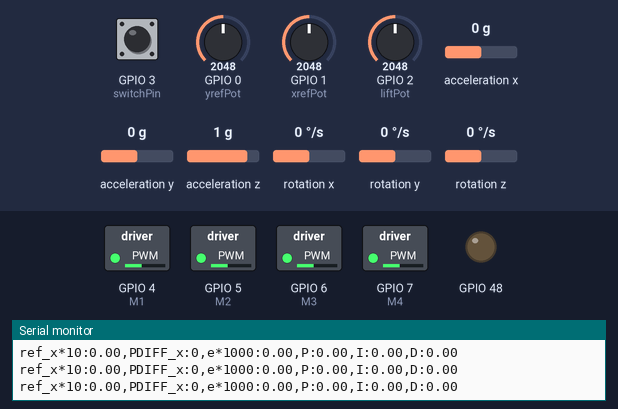
The sketch below on a simulated ESP32-S3. Parts: switched loads named in the sketch (green lamp = pin HIGH), output pins drawn as LEDs (lit = HIGH), the last lines printed to the serial monitor. The test bench sets the inputs (shaded band); at power-on: rotation x 0 °/s, rotation y 0 °/s, GPIO 1 (xrefPot) = 2048, GPIO 2 (liftPot) = 2048, GPIO 0 (yrefPot) = 2048, GPIO 3 (switchPin) LOW, acceleration x 0 g, acceleration y 0 g, acceleration z 1 g, rotation z 0 °/s.

Above: at 5.2 s.
5.3 s: rotation x set to -192 °/s
At 6.96 s:
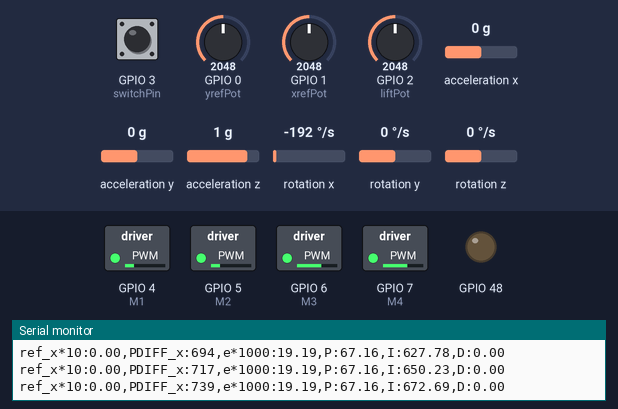
8.3 s: rotation y set to -192 °/s
At 8.48 s:
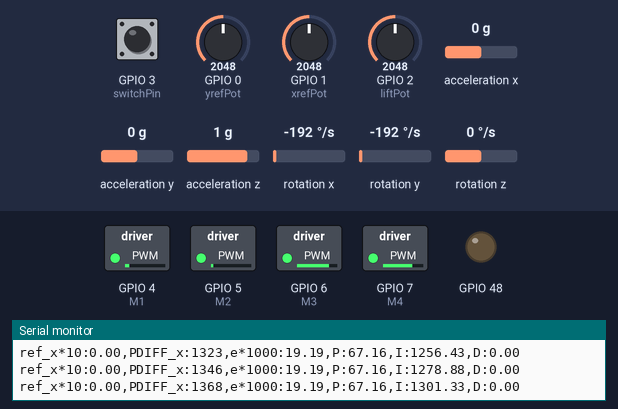
10.9 s: GPIO 1 (xrefPot) set to 3972
At 11.81 s:
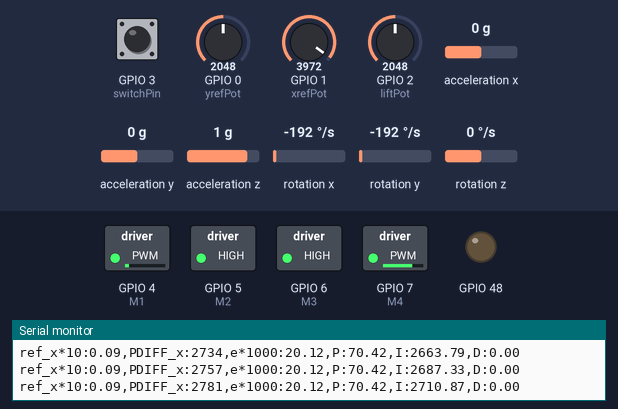
13.9 s: GPIO 2 (liftPot) set to 460
At 15.6 s:
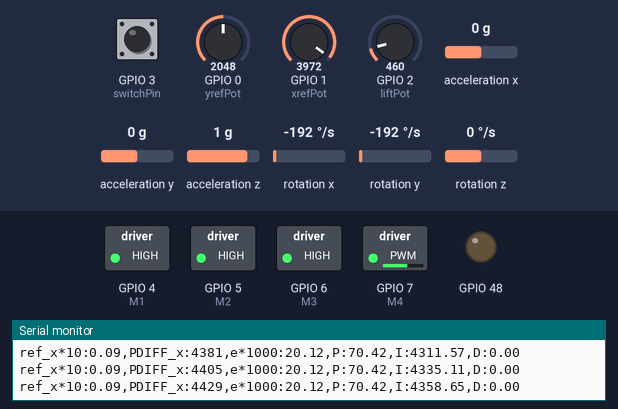
16.9 s: rotation x set to -100 °/s
19.9 s: GPIO 2 (liftPot) set to 2866
Timing chart, 0 to 25.5 s (numbered marks = the images above; inputs shaded):
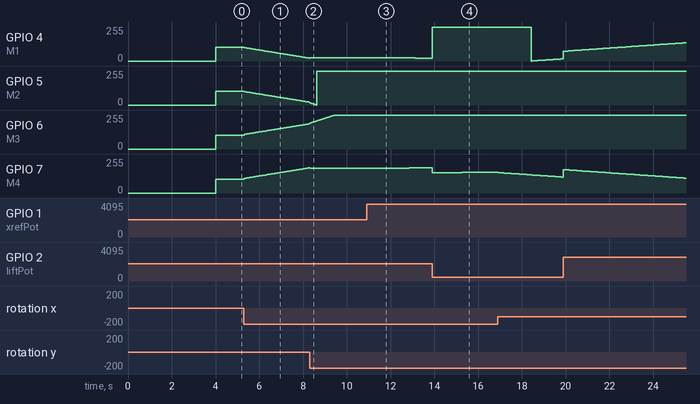

The sketch:

hovertest_dual_control_manual_esp32_funkartyp.ino
```cpp
#include "I2Cdev.h"
#include "MPU6050.h"
#include "Wire.h"
#include "math.h"

MPU6050 accelgyro;   // create MPU6050 object to read accel/gyro
int16_t ax, ay, az;  // accelerometer
int16_t gx, gy, gz;  // gyroscope

//pin definitions
const int yrefPot = 0;      //analog pin used to connect the potentiometer
const int xrefPot = 1;      // analog pin used to connect the potentiometer
const int liftPot = 2;      // analog pin used to connect the potentiometer
const int switchPin = 3;
const int M1 = 4;           //PWM output Motor 1
const int M2 = 5;           //PWM output Motor 2
const int M3 = 6;           //PWM output Motor 3
const int M4 = 7;           //PWM output Motor 4
const int SDA_pin = 8;      //Kan ändras, detta är bara default. Pin 8 används även av LED.
const int SCL_pin = 9;
//Loop time (ms)
double loopTime = 2;
//PWM settings
const int freq = 250;        // PWM frequency in Hz (50Hz for servo applications) 50hz (20000)
const int resolution = 14;  // 14-bit PWM resolution
//Pid coefficients
double Kp = 350;                 //Proportial part of pid controller
double Ki =9;                //contribution from integrating part of controller
double Kd = 0/0.001;            //Denna är så stor så att vi inte måste dividera med tiden (1ms) för varje iteration av loopen
//Pid variables
double ref_x = 0.00;              //Refrence value horizontal x axis
double y_x = 0;                   //output signal (vinkelacceleration)
double e_x = 0;                   //error
double e_x_prev = 0;
double I_x = 0;
double D_x = 0;

double ref_y = 0.00;              //Refrence value horizontal y axis
double y_y = 0;                   //output signal (vinkelacceleration)
double e_y = 0;                   //error
double e_y_prev = 0;
double I_y = 0;
double D_y = 0;
//Motor power variables (determined by 900-2400us pulses)
int pw = 0;                       //Pulse width
int P1 = 0;
int P2 = 0;
int P3 = 0;
int P4 = 0;
int PCOM = 0;
int PDIFF_x = 0;
int PDIFF_y = 0;
unsigned long last_update = 0;
unsigned long timer1 = millis();
unsigned long counter = 0;

void calibration() {
  // calibration - Needs to be flat and warmed up
  Serial.println("Current Offsets: ");
  accelgyro.PrintActiveOffsets();
  Serial.print("Calibrating accelerometer ");
  accelgyro.CalibrateAccel(6);
  Serial.print("\nCalibrating gyroscope ");
  accelgyro.CalibrateGyro(6);
  Serial.println("\nOffsets:");
  accelgyro.PrintActiveOffsets();
}

void printCool() {
  if (millis() + 500 >= timer1) {
    timer1 = millis();
    // display tab-separated accel/gyro x/y/z values
    Serial.println("a/g:\tXAccel\tYAccel\tZAccel\tXGyro\tYGyro\tZGyro");
    Serial.print("a/g:\t");
    Serial.print((double)ax / 16384, 2);
    Serial.print("\t");
    Serial.print((double)ay / 16384, 2);
    Serial.print("\t");
    Serial.print((double)az / 16384, 2);
    Serial.print("\t");
    Serial.print((double)gx / 16384, 2);
    Serial.print("\t");
    Serial.print((double)gy / 16384, 2);
    Serial.print("\t");
    Serial.println((double)gz / 16384, 2);

    // print potentiometer
    Serial.print("e = ");
    Serial.println(e_x);
    Serial.print("y = ");
    Serial.println(y_x);
    Serial.print("pw = ");
    Serial.println(pw);
  }
}

void escSetup() //Oklart om denna funktion behövs
{
  Serial.println("ESC Setup begin \n high");
  setPulseWidth(M1,2400);
  setPulseWidth(M2,2400);
  setPulseWidth(M3,2400);
  setPulseWidth(M4,2400);
  delay(10000);
  Serial.println("low");
  setPulseWidth(M1,900);
  setPulseWidth(M2,900);
  setPulseWidth(M3,900);
  setPulseWidth(M4,900);
  delay(3000);
  Serial.println("ESC setup complete");
}

void plotCool()
{
  if (millis() > timer1 + 50) {
    timer1 = millis();
    /*
    Serial.print("x_ref*100:");
    Serial.print(ref_x*100);
    Serial.print(",");
    Serial.print("y_ref*100:");
    Serial.print(ref_y*100);
    Serial.print(",");
    Serial.print("gx:");
    Serial.println(gx);*/
    Serial.print("ref_x*10:");
    Serial.print(ref_x*10);
    Serial.print(",");
    Serial.print("PDIFF_x:");
    Serial.print(PDIFF_x);
    Serial.print(",");
    Serial.print("e*1000:");
    Serial.print(e_x*100,2);
    Serial.print(",");
    Serial.print("P:");
    Serial.print(Kp*e_x,2);
    Serial.print(",");
    Serial.print("I:");
    Serial.print(I_x);
    Serial.print(",");
    Serial.print("D:");
    Serial.println(Kd*D_x);
  }
}

void setPulseWidth(int pin, int pulseWidth)
{
    int dutyCycle = (pulseWidth*16384) / (1000000/freq);  // Convert microseconds to duty cycle when resolution is 14 bit (16384) and frequency 250hz (4000us)
    ledcWrite(pin, dutyCycle); //Set PWM Duty cycle which is limited to 0-16384
}

void setup() {
  pinMode(LED_BUILTIN, OUTPUT);  // Initialize the LED_BUILTIN pin as an output
  setCpuFrequencyMhz(240);
  Wire.begin();         // join I2C bus (I2Cdev library doesn't do this automatically)
  Wire.setClock(400000);
  pinMode(switchPin, INPUT);
  Serial.begin(115200);  // initialize serial communication
  Serial.println("");
  // Configure PWM settings
  if (ledcAttach(M3, freq, resolution) && ledcAttach(M4, freq, resolution) && ledcAttach(M1, freq, resolution) && ledcAttach(M2, freq, resolution))//ledcAttach(pwmPin, freq, resolution
  {
    Serial.println("PWM setup sucsessful");
  }
  else
  {
    Serial.println("PWM setup failed");
    delay(20000);
  }
  //escSetup();

  // initialize MPU6050
  Serial.println("Initializing I2C devices...");
  accelgyro.initialize();
  //accelgyro.setDLPFMode(0x05); // BandWidth: 6=5Hz, 5=10Hz, 4=20Hz, ..., 0=256Hz
  accelgyro.setFullScaleGyroRange(0x03);

  // verify connection MPU6050
  Serial.print("Testing device connections... ");
  Serial.println(accelgyro.testConnection() ? "MPU6050 connection successful!" : "MPU6050 connection failed...");
  delay(1000);
  calibration();   // calibration MPU6050 - Needs to be flat and warmed up
  delay(3000);
}

void loop() {
  if(last_update + loopTime <= millis()) //Vi uppdaterar varannan ms
  {
    //Serial.println(millis()); //Med denna kan man kolla hur lång tid en cykel tar
    last_update = millis(); //Egentligen tar en cykel typ 1500us.
    accelgyro.getMotion6(&ax, &ay, &az, &gx, &gy, &gz);   // read raw accel/gyro measurements from device
    PCOM = map(analogRead(liftPot), 0, 4095.0, 900, 2400);
    PCOM = min(max(PCOM, 900), 2200); // Limit maximum lift power for safety

    if(digitalRead(switchPin)) //Force refrence to 0
    {
      ref_y = 0.00;
      ref_x = 0.00;
    }

    else //Refrence set with potentiometers
    {
      ref_x = map(analogRead(xrefPot), 0, 4095.0, -100, 100)/10000.0; //Map funktionen klarar inte decimaltal så vi delar med 10e3 för -1 till 1 range
      ref_y = map(analogRead(yrefPot), 0, 4095.0, -100, 100)/10000.0;
    }

   plotCool();

    //PID
    y_x = (double)gx/16384; //0 to 1 where 1 is 1000degrees/s
    /*if(abs(y_x)<0.01) //Ta bort jätte små y för att förhindra drift
    {
      y_x = 0;
    }*/
    e_x = ref_x - y_x;
    I_x = I_x + Ki*(e_x+e_x_prev)/2;
    D_x = (e_x-e_x_prev);
    e_x_prev = e_x;
    PDIFF_x = Kp * e_x + I_x + Kd*D_x;

    y_y = (double)gy/16384; //0 to 1 where 1 is 1000degrees/s
    /*if(abs(y_y)<0.01)
    {
      y_y = 0;
    }*/
    e_y = ref_y - y_y;
    I_y = I_y + Ki*(e_y+e_y_prev)/2;
    D_y = (e_y-e_y_prev);
    e_y_prev = e_y;
    PDIFF_y = Kp * e_y + I_y + Kd*D_y;

    //Calculate power (pulse width) for the different motors.
    P1 = PCOM - PDIFF_x + PDIFF_y;
    P2 = PCOM - PDIFF_x - PDIFF_y;
    P3 = PCOM + PDIFF_x + PDIFF_y;
    P4 = PCOM + PDIFF_x - PDIFF_y;
    setPulseWidth(M1,P1);
    setPulseWidth(M2,P2);
    setPulseWidth(M3,P3);
    setPulseWidth(M4,P4);
  }
}
```

Measured:
- after the input at 5.3 s, GPIO 4 (M1), GPIO 5 (M2): moves from 105/255 to 21/255 over 3.0 s, starting at once; GPIO 6 (M3), GPIO 7 (M4): moves from 105/255 to 189/255 over 3.0 s, starting at once
- after the input at 10.9 s, GPIO 7 (M4): 185/255 → 186/255 after 0.38 s, → 187/255 0.79 s later, → 188/255 0.79 s later, → 189/255 0.79 s later
